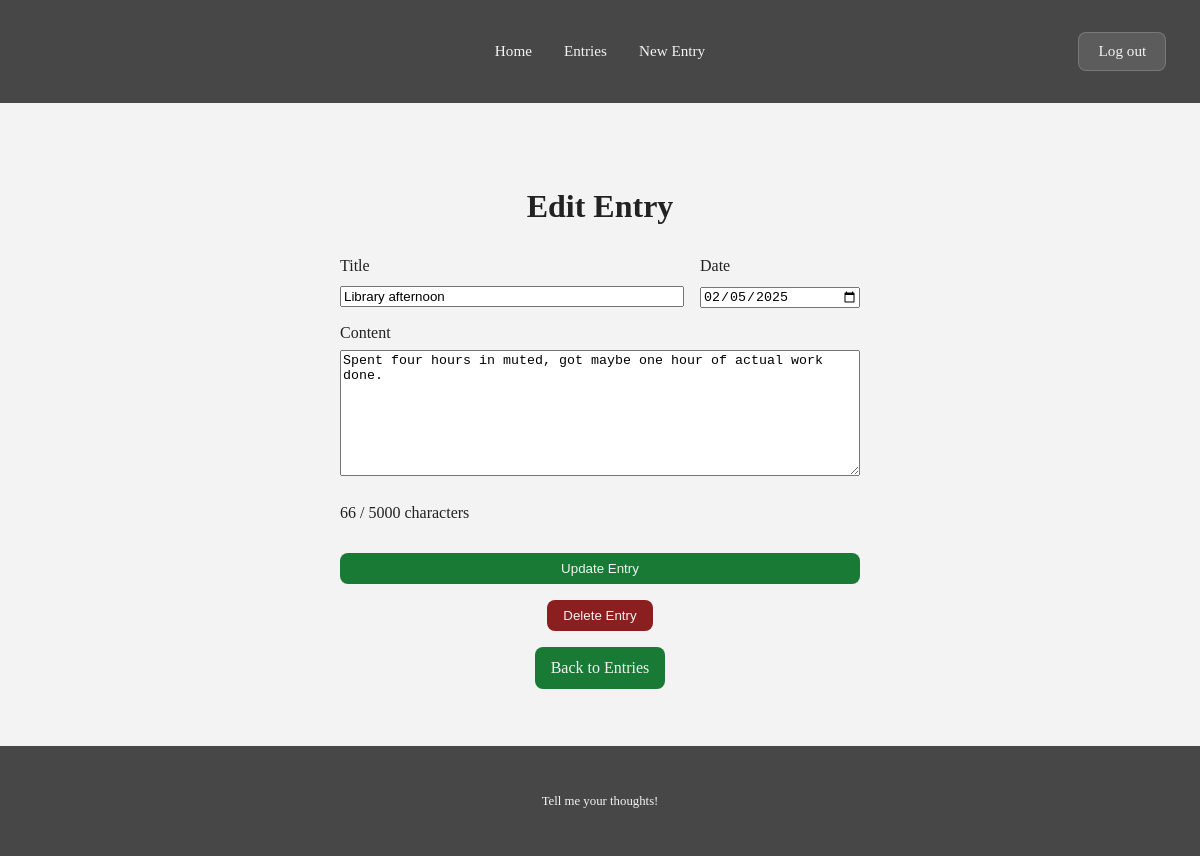
Screenshot of /entries/2 (signed in) with the database file from the repository.
### app/journal/models.py (models this page shows)
class Entry(db.Model, CRUDMixin):
    id = db.Column(db.Integer, primary_key=True)
    date = db.Column(db.Date)
    title = db.Column(db.String(80))
    content = db.Column(db.Text(5000))
    user_id = db.Column(db.Integer, db.ForeignKey('user.id'), nullable=False)

### app/journal/routes.py (the view)
@blueprint.get("/entries/<int:entry_id>")
@login_required
def entry(entry_id):
    found = get_entry_or_404(entry_id)
    return render_template("entry.html", entry=found)

### app/extensions/authentication.py (called while the page is built)
@login_manager.user_loader
def load_user(user_id):
  return User.query.get(user_id)

### app/journal/routes.py (called while the page is built)
def get_entry_or_404(entry_id):
    found = db.session.get(Entry, entry_id)
    if found is None:
        abort(404)
    return found

### app/templates/entry.html (shortened to what this page needs)
{% extends 'base.html' %}
{% block body %}
  <h1>Edit Entry</h1>
  <form class="entry-form" action="{{ url_for('journal.update_entry', entry_id=entry.id) }}" method="post">
    <div class="form-group">
      <label for="title">Title</label>
      <input type="text" id="title" name="title" value="{{ request.form.get('title') or entry.title }}" required>
    </div>
    <div class="form-group">
      <label for="date">Date</label>
      <input type="date" id="date" name="date" value="{{ request.form.get('date') or (entry.date.isoformat() if entry.date else '') }}" required>
    </div>
    <div class="form-group">
      <label for="content">Content</label>
      <textarea id="content" name="content" rows="8" maxlength="5000" required>{{ request.form.get('content') or entry.content }}</textarea>
      <p id="content-counter" class="form-note">0 / 5000 characters</p>
    </div>
    <button type="submit" class="btn">Update Entry</button>
  </form>
  <form action="{{ url_for('journal.delete_entry', entry_id=entry.id) }}" method="post" style="margin-top: 1rem;">
    <button type="submit" class="btn" style="background-color: #8b1e1e;">Delete Entry</button>
  </form>
  <a href="{{ url_for('journal.entries_list') }}" class="btn" style="margin-top: 1rem; display: inline-block;">Back to Entries</a>
{% endblock %}

### app/assets/style.css (style rules this page uses)
* { box-sizing: border-box; }
body { font-family: Georgia, serif; margin: 0; padding: 0; font-size: 16px; line-height: 1.6; color: #222; background-color: #f3f3f3; display: flex; flex-direction: column; min-height: 100vh; }
.btn { background-color: #067024eb; color: #f3f3f3; padding: 0.5rem 1rem; border-radius: 0.5rem; text-decoration: none; border: none; cursor: pointer; transition: background-color 0.3s ease; }
.entry-form { display: grid; grid-template-columns: 1fr 160px; gap: 0.75rem 1rem; max-width: 520px; margin: 0 auto; text-align: left; }
.entry-form .form-group:nth-child(3), .entry-form button { grid-column: 1 / -1; }
.entry-form label { display: block; margin-bottom: 0.25rem; }
.entry-form input, .entry-form textarea { width: 100%; }

### rows the page displays
Entry: title "Library afternoon", date "02/05/2025", content "Spent four hours in muted, got maybe one hour of actual work done."
